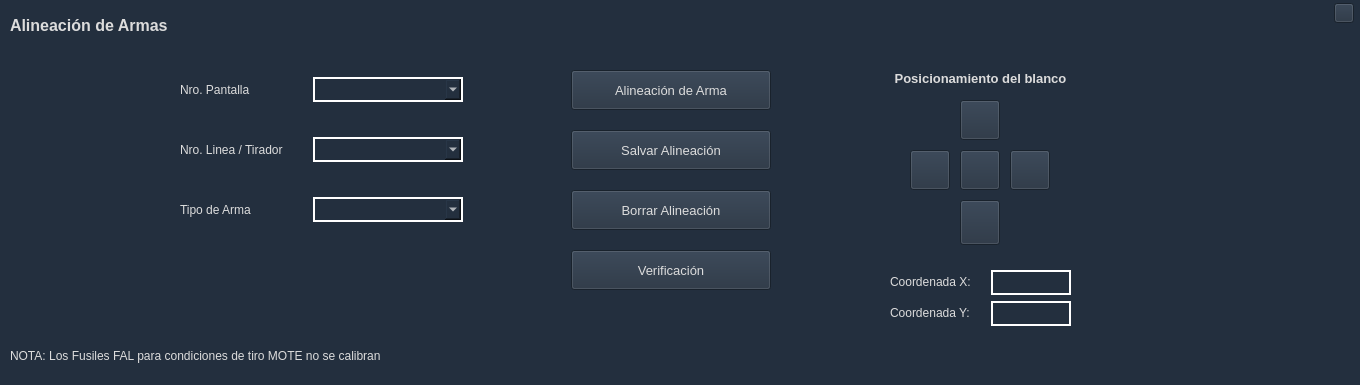
<?xml version="1.0" encoding="UTF-8"?>
<ui version="4.0">
 <class>AlineacionArmas</class>
 <widget class="QWidget" name="AlineacionArmas">
  <property name="geometry">
   <rect>
    <x>0</x>
    <y>0</y>
    <width>1360</width>
    <height>385</height>
   </rect>
  </property>
  <property name="windowTitle">
   <string>Form</string>
  </property>
  <property name="styleSheet">
   <string notr="true">/*background-color: #232F3E;*/

QWidget{
	background-color: #232F3E;
}

QFrame{
	/*background-color: rgb(180, 180, 200);*/
	border: 0
}
/*-----QRadioButton-----*/
QRadioButton{
	color: #fff;
	background-color: rgb(28, 40, 55);
}
QRadioButton::indicator::unchecked:hover {
	background-color: #0922e0;
	border: 2px solid #000;
	border-radius: 6px;
}
QRadioButton::indicator::checked {
	border: 2px solid #0922e0;
	border-radius: 6px;
	background-color: #002b2b;  
	width: 9px; 
	height: 9px; 
}
QRadioButton::indicator:unchecked {
    background-color:#fff;
    border-radius: 6px;
}

QComboBox{
    border: 2px solid  rgb(255, 255, 255);
    color: rgb(255, 255, 255);
}
QLineEdit{
    border: 2px solid  rgb(255, 255, 255);
    color: rgb(255, 255, 255);
}</string>
  </property>
  <widget class="QLabel" name="labelTituloAlineacion">
   <property name="geometry">
    <rect>
     <x>10</x>
     <y>10</y>
     <width>171</width>
     <height>31</height>
    </rect>
   </property>
   <property name="font">
    <font>
     <pointsize>12</pointsize>
     <weight>75</weight>
     <bold>true</bold>
    </font>
   </property>
   <property name="styleSheet">
    <string notr="true">color: rgb(220, 220, 220);</string>
   </property>
   <property name="text">
    <string>Alineación de Armas</string>
   </property>
  </widget>
  <widget class="QLabel" name="labelNOTA">
   <property name="geometry">
    <rect>
     <x>10</x>
     <y>340</y>
     <width>411</width>
     <height>31</height>
    </rect>
   </property>
   <property name="styleSheet">
    <string notr="true">color: rgb(220, 220, 220);</string>
   </property>
   <property name="text">
    <string>NOTA: Los Fusiles FAL para condiciones de tiro MOTE no se calibran</string>
   </property>
  </widget>
  <widget class="QPushButton" name="pushButtonArriba">
   <property name="geometry">
    <rect>
     <x>960</x>
     <y>100</y>
     <width>40</width>
     <height>40</height>
    </rect>
   </property>
   <property name="styleSheet">
    <string notr="true">border-image: url(:/Imagnes MainSTP/MyIconos/FlechaArriba.png);</string>
   </property>
   <property name="text">
    <string/>
   </property>
   <property name="icon">
    <iconset resource="../RecursosSTPUI.qrc">
     <normaloff>:/Imagnes MainSTP/MyIconos/FlechaArriba.png</normaloff>:/Imagnes MainSTP/MyIconos/FlechaArriba.png</iconset>
   </property>
  </widget>
  <widget class="QPushButton" name="pushButtonAbajo">
   <property name="geometry">
    <rect>
     <x>960</x>
     <y>200</y>
     <width>40</width>
     <height>45</height>
    </rect>
   </property>
   <property name="styleSheet">
    <string notr="true">
border-image: url(:/Imagnes MainSTP/MyIconos/FlechaAbajo.png);</string>
   </property>
   <property name="text">
    <string/>
   </property>
   <property name="icon">
    <iconset resource="../RecursosSTPUI.qrc">
     <normaloff>:/Imagnes MainSTP/MyIconos/FlechaAbajo.png</normaloff>:/Imagnes MainSTP/MyIconos/FlechaAbajo.png</iconset>
   </property>
  </widget>
  <widget class="QPushButton" name="pushButtonIzquierda">
   <property name="geometry">
    <rect>
     <x>910</x>
     <y>150</y>
     <width>40</width>
     <height>40</height>
    </rect>
   </property>
   <property name="styleSheet">
    <string notr="true">border-image: url(:/Imagnes MainSTP/MyIconos/FlechaIzq.png);</string>
   </property>
   <property name="text">
    <string/>
   </property>
   <property name="icon">
    <iconset resource="../RecursosSTPUI.qrc">
     <normaloff>:/Imagnes MainSTP/MyIconos/FlechaIzq.png</normaloff>:/Imagnes MainSTP/MyIconos/FlechaIzq.png</iconset>
   </property>
  </widget>
  <widget class="QPushButton" name="pushButtonDerecha">
   <property name="geometry">
    <rect>
     <x>1010</x>
     <y>150</y>
     <width>40</width>
     <height>40</height>
    </rect>
   </property>
   <property name="styleSheet">
    <string notr="true">border-image: url(:/Imagnes MainSTP/MyIconos/FlechaDer.png);</string>
   </property>
   <property name="text">
    <string/>
   </property>
   <property name="icon">
    <iconset resource="../RecursosSTPUI.qrc">
     <normaloff>:/Imagnes MainSTP/MyIconos/FlechaDer.png</normaloff>:/Imagnes MainSTP/MyIconos/FlechaDer.png</iconset>
   </property>
  </widget>
  <widget class="QLabel" name="labelPosicionDelBlanco">
   <property name="geometry">
    <rect>
     <x>890</x>
     <y>70</y>
     <width>181</width>
     <height>16</height>
    </rect>
   </property>
   <property name="sizePolicy">
    <sizepolicy hsizetype="Preferred" vsizetype="Ignored">
     <horstretch>0</horstretch>
     <verstretch>0</verstretch>
    </sizepolicy>
   </property>
   <property name="font">
    <font>
     <pointsize>10</pointsize>
     <weight>75</weight>
     <bold>true</bold>
    </font>
   </property>
   <property name="styleSheet">
    <string notr="true">color: rgb(220, 220, 220);</string>
   </property>
   <property name="text">
    <string>Posicionamiento del blanco</string>
   </property>
   <property name="alignment">
    <set>Qt::AlignCenter</set>
   </property>
  </widget>
  <widget class="Line" name="line">
   <property name="geometry">
    <rect>
     <x>810</x>
     <y>60</y>
     <width>16</width>
     <height>261</height>
    </rect>
   </property>
   <property name="orientation">
    <enum>Qt::Vertical</enum>
   </property>
  </widget>
  <widget class="QPushButton" name="pushButtonSalir">
   <property name="geometry">
    <rect>
     <x>1334</x>
     <y>3</y>
     <width>20</width>
     <height>20</height>
    </rect>
   </property>
   <property name="styleSheet">
    <string notr="true"/>
   </property>
   <property name="text">
    <string/>
   </property>
   <property name="icon">
    <iconset resource="../RecursosSTPUI.qrc">
     <normaloff>:/Imagnes MainSTP/MyIconos/icono Salir.png</normaloff>:/Imagnes MainSTP/MyIconos/icono Salir.png</iconset>
   </property>
   <property name="iconSize">
    <size>
     <width>20</width>
     <height>20</height>
    </size>
   </property>
  </widget>
  <widget class="Line" name="line_2">
   <property name="geometry">
    <rect>
     <x>510</x>
     <y>60</y>
     <width>16</width>
     <height>261</height>
    </rect>
   </property>
   <property name="orientation">
    <enum>Qt::Vertical</enum>
   </property>
  </widget>
  <widget class="QPushButton" name="pushButtonCentrar">
   <property name="geometry">
    <rect>
     <x>960</x>
     <y>150</y>
     <width>40</width>
     <height>40</height>
    </rect>
   </property>
   <property name="styleSheet">
    <string notr="true">border-image: url(:/Imagnes MainSTP/MyIconos/PuntoCentral.png);</string>
   </property>
   <property name="text">
    <string/>
   </property>
   <property name="icon">
    <iconset resource="../RecursosSTPUI.qrc">
     <normaloff>:/Imagnes MainSTP/MyIconos/PuntoCentral.png</normaloff>:/Imagnes MainSTP/MyIconos/PuntoCentral.png</iconset>
   </property>
  </widget>
  <widget class="QWidget" name="layoutWidget">
   <property name="geometry">
    <rect>
     <x>180</x>
     <y>60</y>
     <width>591</width>
     <height>231</height>
    </rect>
   </property>
   <layout class="QGridLayout" name="gridLayout">
    <property name="topMargin">
     <number>10</number>
    </property>
    <property name="horizontalSpacing">
     <number>30</number>
    </property>
    <property name="verticalSpacing">
     <number>20</number>
    </property>
    <item row="2" column="0">
     <widget class="QLabel" name="labelTipoArma">
      <property name="styleSheet">
       <string notr="true">color: rgb(220, 220, 220);</string>
      </property>
      <property name="text">
       <string>Tipo de Arma</string>
      </property>
     </widget>
    </item>
    <item row="0" column="0">
     <widget class="QLabel" name="labelNroPantalla">
      <property name="styleSheet">
       <string notr="true">color: rgb(220, 220, 220);</string>
      </property>
      <property name="text">
       <string>Nro. Pantalla</string>
      </property>
     </widget>
    </item>
    <item row="0" column="3">
     <widget class="QPushButton" name="pushButtonAlineacionArma">
      <property name="sizePolicy">
       <sizepolicy hsizetype="Expanding" vsizetype="Fixed">
        <horstretch>0</horstretch>
        <verstretch>0</verstretch>
       </sizepolicy>
      </property>
      <property name="minimumSize">
       <size>
        <width>200</width>
        <height>40</height>
       </size>
      </property>
      <property name="font">
       <font>
        <pointsize>10</pointsize>
        <weight>50</weight>
        <italic>false</italic>
        <bold>false</bold>
       </font>
      </property>
      <property name="styleSheet">
       <string notr="true">color: rgb(220, 220, 220);</string>
      </property>
      <property name="text">
       <string>Alineación de Arma</string>
      </property>
     </widget>
    </item>
    <item row="1" column="3">
     <widget class="QPushButton" name="pushButtonSalvarAlineacion">
      <property name="sizePolicy">
       <sizepolicy hsizetype="Expanding" vsizetype="Fixed">
        <horstretch>0</horstretch>
        <verstretch>0</verstretch>
       </sizepolicy>
      </property>
      <property name="minimumSize">
       <size>
        <width>200</width>
        <height>40</height>
       </size>
      </property>
      <property name="font">
       <font>
        <pointsize>10</pointsize>
       </font>
      </property>
      <property name="styleSheet">
       <string notr="true">color: rgb(220, 220, 220);</string>
      </property>
      <property name="text">
       <string>Salvar Alineación</string>
      </property>
     </widget>
    </item>
    <item row="0" column="1">
     <widget class="QComboBox" name="comboBox_3">
      <property name="minimumSize">
       <size>
        <width>150</width>
        <height>25</height>
       </size>
      </property>
     </widget>
    </item>
    <item row="2" column="3">
     <widget class="QPushButton" name="pushButtonBorrarAlineacion">
      <property name="sizePolicy">
       <sizepolicy hsizetype="Expanding" vsizetype="Fixed">
        <horstretch>0</horstretch>
        <verstretch>0</verstretch>
       </sizepolicy>
      </property>
      <property name="minimumSize">
       <size>
        <width>200</width>
        <height>40</height>
       </size>
      </property>
      <property name="font">
       <font>
        <pointsize>10</pointsize>
       </font>
      </property>
      <property name="styleSheet">
       <string notr="true">color: rgb(220, 220, 220);</string>
      </property>
      <property name="text">
       <string>Borrar Alineación</string>
      </property>
     </widget>
    </item>
    <item row="2" column="1">
     <widget class="QComboBox" name="comboBox_2">
      <property name="minimumSize">
       <size>
        <width>150</width>
        <height>25</height>
       </size>
      </property>
     </widget>
    </item>
    <item row="0" column="2">
     <spacer name="horizontalSpacer">
      <property name="orientation">
       <enum>Qt::Horizontal</enum>
      </property>
      <property name="sizeHint" stdset="0">
       <size>
        <width>40</width>
        <height>20</height>
       </size>
      </property>
     </spacer>
    </item>
    <item row="1" column="0">
     <widget class="QLabel" name="labelNroLineaTirador">
      <property name="styleSheet">
       <string notr="true">color: rgb(220, 220, 220);</string>
      </property>
      <property name="text">
       <string>Nro. Linea / Tirador</string>
      </property>
     </widget>
    </item>
    <item row="1" column="1">
     <widget class="QComboBox" name="comboBox">
      <property name="minimumSize">
       <size>
        <width>150</width>
        <height>25</height>
       </size>
      </property>
     </widget>
    </item>
    <item row="3" column="3">
     <widget class="QPushButton" name="pushButtonVerificacion">
      <property name="sizePolicy">
       <sizepolicy hsizetype="Expanding" vsizetype="Fixed">
        <horstretch>0</horstretch>
        <verstretch>0</verstretch>
       </sizepolicy>
      </property>
      <property name="minimumSize">
       <size>
        <width>200</width>
        <height>40</height>
       </size>
      </property>
      <property name="font">
       <font>
        <pointsize>10</pointsize>
       </font>
      </property>
      <property name="styleSheet">
       <string notr="true">color: rgb(220, 220, 220);</string>
      </property>
      <property name="text">
       <string>Verificación</string>
      </property>
     </widget>
    </item>
   </layout>
  </widget>
  <widget class="QWidget" name="layoutWidget">
   <property name="geometry">
    <rect>
     <x>890</x>
     <y>260</y>
     <width>181</width>
     <height>84</height>
    </rect>
   </property>
   <layout class="QFormLayout" name="formLayout_2">
    <property name="horizontalSpacing">
     <number>20</number>
    </property>
    <property name="topMargin">
     <number>10</number>
    </property>
    <property name="bottomMargin">
     <number>10</number>
    </property>
    <item row="0" column="0">
     <widget class="QLabel" name="labelCoordenadaX">
      <property name="styleSheet">
       <string notr="true">color: rgb(220, 220, 220);</string>
      </property>
      <property name="text">
       <string>Coordenada X:</string>
      </property>
     </widget>
    </item>
    <item row="0" column="1">
     <widget class="QLineEdit" name="lineEditCoordenadaX">
      <property name="minimumSize">
       <size>
        <width>0</width>
        <height>25</height>
       </size>
      </property>
     </widget>
    </item>
    <item row="1" column="0">
     <widget class="QLabel" name="labelCoordenadaY">
      <property name="styleSheet">
       <string notr="true">color: rgb(220, 220, 220);</string>
      </property>
      <property name="text">
       <string>Coordenada Y:</string>
      </property>
     </widget>
    </item>
    <item row="1" column="1">
     <widget class="QLineEdit" name="lineEditCoordenadaY">
      <property name="minimumSize">
       <size>
        <width>0</width>
        <height>25</height>
       </size>
      </property>
     </widget>
    </item>
   </layout>
  </widget>
 </widget>
 <resources>
  <include location="../RecursosSTPUI.qrc"/>
 </resources>
 <connections/>
</ui>
